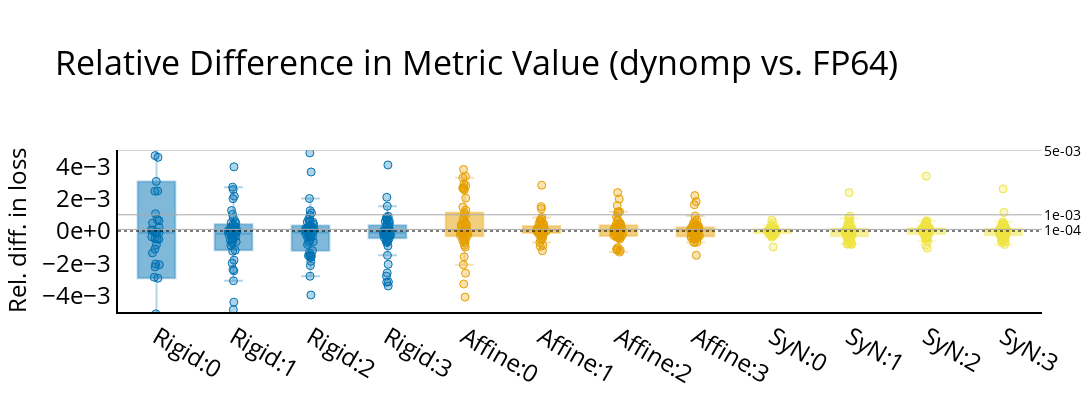

Write notebook code for a chart like this one.
### Code cell
plot_rel_diff(
    df_pivot,
    value_col="diff_fp64_dynomp",
    title="Relative Difference in Metric Value (dynomp vs. FP64)",
    out_file=FIG_DIR / "rel_diff_fp64_dynomp.png",
)

### Figure 1 — Plotly figure (JSON) as saved in the notebook; plotly's stock layout.template omitted (floating-point values rounded to 4 significant figures)
{"data": [{"boxpoints": "all", "marker": {"color": "rgba(0, 114, 178, 0.3)", "line": {"color": "rgba(0, 114, 178, 1)", "width": 1}, "size": 8}, "name": "Rigid:0", "pointpos": 0, "showlegend": false, "type": "box", "y": [0.07776, -0.03752, -0.0003588, -0.005598, -0.002081, -0.0004638, 0.0417, 0.003063, 0.008037, -0.0001167, 0.02177, -0.005114, 0.0002165, -0.0005088, 0.01261, 0.02116, -0.04926, -0.002039, -0.009972, -0.000104, -0.01544, -0.0004987, 0.0004868, 0.0007158, -0.002856, -0.0388, -0.01198, 0.004546, -0.01917, 0.03529, -0.002215, 0.004653, -0.001114, -6.55e-05, -0.0008508, 0.001067, 0.007359, 5.437e-05, 0.01224, 5.536e-05, 0.0006363, -0.01129, 0.002473, -0.03182, -0.002916, 0.02891, -8.495e-05, -0.001354, -0.09151, 0.002453]}, {"boxpoints": "all", "marker": {"color": "rgba(0, 114, 178, 0.3)", "line": {"color": "rgba(0, 114, 178, 1)", "width": 1}, "size": 8}, "name": "Rigid:1", "pointpos": 0, "showlegend": false, "type": "box", "y": [0.008426, -0.003074, -0.0002913, -0.001799, 0.0004108, 0.002708, 2.045e-05, -0.0006659, -0.0336, -6.143e-05, 0.0001916, -0.0007105, -0.00964, -1.176e-05, 3.805e-06, 0.001993, 0.003963, -0.0002966, 0.0004808, -0.0003334, 0.0008149, -8.976e-05, -0.0004946, -0.0002099, -0.001192, -0.03266, -0.000671, -0.0008994, 6.578e-05, 0.0002672, -0.0001407, -7.263e-05, 0.002563, -0.0002131, 0.0005105, -0.004858, -0.001246, 0.001265, -0.000538, 0.0002189, -0.0004188, -0.006435, 0.0001109, 0.001031, 0.0005772, -0.002381, 0.002151, -0.001982, -0.002459, -0.004391]}, {"boxpoints": "all", "marker": {"color": "rgba(0, 114, 178, 0.3)", "line": {"color": "rgba(0, 114, 178, 1)", "width": 1}, "size": 8}, "name": "Rigid:2", "pointpos": 0, "showlegend": false, "type": "box", "y": [0.004818, -0.001359, -1.298e-05, -0.002794, 0.0004164, 0.0007314, 0.0006113, -0.000835, -0.0065, 1.134e-05, 0.00111, -9.219e-05, -0.001876, 3.239e-05, -3.347e-05, -0.001214, 0.000553, -0.0004098, 0.001251, 0.00023, -0.0002751, -0.0003273, 0.0001851, 0.0002268, -0.001622, -0.03073, -0.0007039, -0.0001777, -0.0006, 0.002005, -0.0001834, -4.924e-05, 0.0003362, 0.0001545, 0.0001659, -0.001619, -0.0001028, 0.003643, -0.001516, 0.0005523, -0.0003301, -0.002136, 0.0001473, 0.000958, -0.0003418, -0.0006626, -0.001528, -0.001522, -0.003951, 0.0006018]}, {"boxpoints": "all", "marker": {"color": "rgba(0, 114, 178, 0.3)", "line": {"color": "rgba(0, 114, 178, 1)", "width": 1}, "size": 8}, "name": "Rigid:3", "pointpos": 0, "showlegend": false, "type": "box", "y": [0.0006256, -0.002784, 0.0006836, -0.003162, 0.0004448, 0.002081, 0.0008407, -0.0002439, -0.002589, 1.374e-05, 0.0003543, -0.0001511, -0.001503, -0.0001238, -0.0009219, -0.0006737, 0.004079, -0.00071, 0.001529, 0.000906, 0.0008112, -0.002056, -5.037e-06, 0.0003266, 1.326e-05, 0.005568, -0.0005653, -9.948e-05, -6.637e-06, 0.0005867, -0.0002515, -0.0003424, -0.0002118, 9.269e-05, -0.003393, -0.0002344, -0.000212, -0.0002386, -6.118e-05, 7.8e-05, -0.0002167, -0.0005946, 0.0001385, 0.0006727, -6.582e-05, -0.0004449, -0.0002008, 0.0003002, -0.003143, -0.000418]}, {"boxpoints": "all", "marker": {"color": "rgba(230, 159, 0, 0.3)", "line": {"color": "rgba(230, 159, 0, 1)", "width": 1}, "size": 8}, "name": "Affine:0", "pointpos": 0, "showlegend": false, "type": "box", "y": [0.0009764, -0.0008842, 0.002812, 0.002652, 0.0004046, -2.454e-05, 0.001283, 1.471e-05, -0.0001009, 0.0006284, 0.0001368, 0.0003893, -0.0001979, -0.002087, -4.508e-05, 0.001478, 0.002031, 0.003802, -0.0006102, 0.000251, 0.002542, -0.0003143, -0.0003313, -4.2e-05, 0.001139, 0.0003779, -0.0002204, 0.0007641, -0.0005908, 0.003287, -0.001593, -0.002604, -0.0001485, -0.0009959, 0.0004933, -0.004079, -0.0005511, 4.878e-05, 0.00337, 0.002699, -0.0003713, 0.00259, -8.649e-05, 0.0003738, -0.0007355, -0.0001324, 0.0001371, -0.003271, 0.002895, -5.663e-05]}, {"boxpoints": "all", "marker": {"color": "rgba(230, 159, 0, 0.3)", "line": {"color": "rgba(230, 159, 0, 1)", "width": 1}, "size": 8}, "name": "Affine:1", "pointpos": 0, "showlegend": false, "type": "box", "y": [7.235e-05, -0.0002722, 0.0004608, 0.002827, 0.0008387, -2.797e-05, 0.0001206, -0.0001498, 5.077e-06, -0.0001633, 3.231e-05, 7.22e-05, -0.0002292, 0.001505, -1.247e-05, -6.431e-05, -0.0005404, 0.0005385, 0.000659, 0.0003132, -0.0009011, 0.000736, -1.454e-06, 5.714e-05, 0.0002605, 0.0004478, -0.0007063, -0.0004442, 3.376e-05, -0.0002894, 9.182e-05, -6.612e-05, 0.0001602, -0.0004111, 6.609e-05, 0.0001206, 0.0002764, 7.417e-05, 0.000384, 0.01277, -1.015e-05, 0.001376, 0.000572, 3.177e-05, 0.0002637, 0.0001543, 0.0002847, -0.0009483, -0.001216, -0.0001158]}, {"boxpoints": "all", "marker": {"color": "rgba(230, 159, 0, 0.3)", "line": {"color": "rgba(230, 159, 0, 1)", "width": 1}, "size": 8}, "name": "Affine:2", "pointpos": 0, "showlegend": false, "type": "box", "y": [-7.002e-05, -0.0001819, -0.001301, 0.002371, 0.0008694, -1.234e-05, 0.0006367, 2.419e-05, -0.001195, 0.001131, 0.000194, 0.0002643, -0.000494, 0.0003526, 0.0001035, -0.0003788, -0.0002649, -1.512e-05, 0.001182, 0.000256, -0.001111, -0.0004097, -0.0001268, 6.533e-05, 6.646e-05, -0.0001463, -0.0003112, -0.0003398, 1.227e-05, -0.0001032, 0.0003589, -0.0004156, 0.001186, -0.0003677, -0.001023, 0.0002642, -1.535e-05, 3.087e-05, -0.0001901, 0.001976, -0.0002717, 0.001568, 0.0004156, 0.0004719, 0.0006892, 0.0001691, 0.0002551, -0.001191, 0.0004366, -0.0003488]}, {"boxpoints": "all", "marker": {"color": "rgba(230, 159, 0, 0.3)", "line": {"color": "rgba(230, 159, 0, 1)", "width": 1}, "size": 8}, "name": "Affine:3", "pointpos": 0, "showlegend": false, "type": "box", "y": [8.279e-05, -0.000157, -0.0003075, 0.002186, 0.0005861, 0.0001876, 0.000664, -2.768e-05, -0.0007145, 0.0009193, 0.0001872, 0.0002259, -0.0004141, -0.0006879, -0.0003515, 0.0003659, -0.0004204, 0.0003473, 0.0004915, 0.0002914, -0.001498, -0.0004364, -0.0001278, -4.472e-06, 0.0001439, -3.401e-06, -0.0002784, -0.0003278, -0.0004509, 0.001816, -0.0003428, 0.0002364, -0.0001806, 0.0001217, 0.0003869, 0.0001929, -4.002e-05, 5.914e-05, -0.0006799, -0.0001226, -0.0004257, 0.00162, 0.0002362, 6.467e-05, -0.0001821, 0.0002862, 5.218e-05, -0.0001118, -0.0003905, -0.00048]}, {"boxpoints": "all", "marker": {"color": "rgba(240, 228, 66, 0.3)", "line": {"color": "rgba(240, 228, 66, 1)", "width": 1}, "size": 8}, "name": "SyN:0", "pointpos": 0, "showlegend": false, "type": "box", "y": [-0.0002634, -8.619e-05, -8.989e-05, -0.0002842, 0.0001687, 0.000165, -2.008e-05, 2.775e-06, 0.0005118, 4.154e-05, 3.246e-05, -1.567e-05, -0.0001903, 0.0002073, -5.712e-05, 1.373e-05, -1.24e-05, -0.0002544, -0.0001226, 0.0001961, -0.0009925, -0.0002892, -0.0001625, 3.142e-05, 5.021e-05, 0.0001109, 4.301e-05, 0.0006798, -0.0001035, -0.0001143, -4.175e-05, -0.0002536, -0.0001, -0.0003853, 1.124e-05, 0.0001642, -0.0002668, -8.998e-05, -1.86e-06, 0.0001421, -0.0001602, 0.0002505, 0.0001032, 0.0001342, 0.0003573, 2.575e-06, -0.0001418, 0.0001703, -0.0001517, 2.95e-05]}, {"boxpoints": "all", "marker": {"color": "rgba(240, 228, 66, 0.3)", "line": {"color": "rgba(240, 228, 66, 1)", "width": 1}, "size": 8}, "name": "SyN:1", "pointpos": 0, "showlegend": false, "type": "box", "y": [-0.0001046, 0.0009177, -0.0002577, -0.0001638, -4.459e-05, 0.0004641, -0.0001542, 7.623e-05, -4.294e-05, 0.0005117, 9.258e-05, 0.0003227, -9.069e-05, -0.0007998, -0.0007848, 0.0007887, 0.0004035, 0.0001912, -0.0006876, 3.676e-05, -0.000314, -0.0008164, 9.503e-05, 0.0001621, -1.6e-05, 7.963e-05, -2.651e-05, -0.0001472, -0.0005864, 0.002369, -0.000333, -0.0001025, -0.0005082, 8.774e-05, -7.834e-05, 0.0001473, -0.0003561, -8.252e-05, -0.0008245, -8.348e-05, -0.000237, 0.0006167, -0.0005105, -0.0006933, -0.0004628, 0.000188, 4.778e-05, 0.0003363, -0.0004531, -0.0001379]}, {"boxpoints": "all", "marker": {"color": "rgba(240, 228, 66, 0.3)", "line": {"color": "rgba(240, 228, 66, 1)", "width": 1}, "size": 8}, "name": "SyN:2", "pointpos": 0, "showlegend": false, "type": "box", "y": [-0.0001149, 0.0005633, 3.961e-05, 0.0001124, -0.0004695, 0.0003374, -0.0001991, 9.958e-05, -6.141e-06, 0.0003032, 0.0002987, 0.0001577, 0.0001913, -0.0001473, 9.348e-05, 0.0003348, 0.0004622, 0.0001994, -0.0006335, -0.001058, -0.0002151, -0.0003547, 0.0001151, 0.0001601, 0.0001057, 0.0001444, -0.0001068, 0.0005504, -0.0008823, 0.003385, -0.0004487, 0.0001391, -0.0002116, 0.0001847, 6.826e-05, 0.0001323, -8.998e-05, 1.072e-05, -0.000428, 0.0001172, -8.851e-05, 0.0006352, -0.0004506, -0.000212, -0.0001088, 0.0001883, 0.0002433, 0.0002615, -0.0002579, -7.231e-05]}, {"boxpoints": "all", "marker": {"color": "rgba(240, 228, 66, 0.3)", "line": {"color": "rgba(240, 228, 66, 1)", "width": 1}, "size": 8}, "name": "SyN:3", "pointpos": 0, "showlegend": false, "type": "box", "y": [-5.611e-05, 0.0003785, 4.657e-05, 1.373e-05, -0.0004754, -0.000315, -9.443e-05, -0.0002744, -0.0001371, 7.319e-05, 0.0002353, -0.000164, 0.0001873, -0.0005884, 0.0004265, 0.001143, 0.0003846, 0.0002917, -0.0001422, -0.0008299, -0.0004903, -0.0003399, -3.835e-05, 7.961e-05, 0.0001665, 0.0001461, -0.0001813, 0.0004902, -0.0005409, 0.002601, -5.399e-05, -3.877e-05, -5.284e-05, 4.623e-05, 2.623e-05, 0.000102, 0.0001381, 7.092e-05, -0.0003785, -1.514e-05, -0.0007168, 0.0005659, -0.0006668, -0.0002625, -0.0003498, -1.731e-05, 0.0001453, 0.0001071, -0.000376, 8.508e-05]}], "layout": {"annotations": [{"font": {"color": "black", "size": 14}, "showarrow": false, "text": "5e-03", "x": 1, "xanchor": "left", "xref": "x domain", "y": 0.005, "yanchor": "middle", "yref": "y"}, {"font": {"color": "black", "size": 14}, "showarrow": false, "text": "1e-03", "x": 1, "xanchor": "left", "xref": "x domain", "y": 0.001, "yanchor": "middle", "yref": "y"}, {"font": {"color": "black", "size": 14}, "showarrow": false, "text": "1e-04", "x": 1, "xanchor": "left", "xref": "x domain", "y": 0.0001, "yanchor": "middle", "yref": "y"}], "font": {"color": "black", "size": 24}, "height": 400, "legend": {"orientation": "h", "traceorder": "normal", "x": 0, "xanchor": "left", "y": 1.025, "yanchor": "bottom"}, "margin": {"b": 10, "l": 10, "r": 50, "t": 150}, "plot_bgcolor": "white", "shapes": [{"line": {"color": "darkgray", "dash": "solid", "width": 1}, "type": "line", "x0": 0, "x1": 1, "xref": "x domain", "y0": 0.005, "y1": 0.005, "yref": "y"}, {"line": {"color": "darkgray", "dash": "solid", "width": 1}, "type": "line", "x0": 0, "x1": 1, "xref": "x domain", "y0": 0.001, "y1": 0.001, "yref": "y"}, {"line": {"color": "darkgray", "dash": "solid", "width": 1}, "type": "line", "x0": 0, "x1": 1, "xref": "x domain", "y0": 0.0001, "y1": 0.0001, "yref": "y"}, {"line": {"color": "black", "dash": "dot", "width": 1}, "type": "line", "x0": 0, "x1": 1, "xref": "x domain", "y0": 0, "y1": 0, "yref": "y"}], "showlegend": true, "title": {"text": "Relative Difference in Metric Value (dynomp vs. FP64)"}, "width": 1200, "xaxis": {"linecolor": "black", "linewidth": 2, "showline": true}, "xaxis10": {"linecolor": "black", "linewidth": 2, "showline": true}, "xaxis11": {"linecolor": "black", "linewidth": 2, "showline": true}, "xaxis12": {"linecolor": "black", "linewidth": 2, "showline": true}, "xaxis2": {"linecolor": "black", "linewidth": 2, "showline": true}, "xaxis3": {"linecolor": "black", "linewidth": 2, "showline": true}, "xaxis4": {"linecolor": "black", "linewidth": 2, "showline": true}, "xaxis5": {"linecolor": "black", "linewidth": 2, "showline": true}, "xaxis6": {"linecolor": "black", "linewidth": 2, "showline": true}, "xaxis7": {"linecolor": "black", "linewidth": 2, "showline": true}, "xaxis8": {"linecolor": "black", "linewidth": 2, "showline": true}, "xaxis9": {"linecolor": "black", "linewidth": 2, "showline": true}, "yaxis": {"linecolor": "black", "linewidth": 2, "range": [-0.005, 0.005], "rangemode": "tozero", "showline": true, "tickformat": ".0e", "title": {"font": {"size": 24}, "text": "Rel. diff. in loss"}}, "yaxis10": {"linecolor": "black", "linewidth": 2, "range": [-0.005, 0.005], "rangemode": "tozero", "showline": true, "tickformat": ".0e", "title": {"font": {"size": 24}, "text": "Rel. diff. in loss"}}, "yaxis11": {"linecolor": "black", "linewidth": 2, "range": [-0.005, 0.005], "rangemode": "tozero", "showline": true, "tickformat": ".0e", "title": {"font": {"size": 24}, "text": "Rel. diff. in loss"}}, "yaxis12": {"linecolor": "black", "linewidth": 2, "range": [-0.005, 0.005], "rangemode": "tozero", "showline": true, "tickformat": ".0e", "title": {"font": {"size": 24}, "text": "Rel. diff. in loss"}}, "yaxis2": {"linecolor": "black", "linewidth": 2, "range": [-0.005, 0.005], "rangemode": "tozero", "showline": true, "tickformat": ".0e", "title": {"font": {"size": 24}, "text": "Rel. diff. in loss"}}, "yaxis3": {"linecolor": "black", "linewidth": 2, "range": [-0.005, 0.005], "rangemode": "tozero", "showline": true, "tickformat": ".0e", "title": {"font": {"size": 24}, "text": "Rel. diff. in loss"}}, "yaxis4": {"linecolor": "black", "linewidth": 2, "range": [-0.005, 0.005], "rangemode": "tozero", "showline": true, "tickformat": ".0e", "title": {"font": {"size": 24}, "text": "Rel. diff. in loss"}}, "yaxis5": {"linecolor": "black", "linewidth": 2, "range": [-0.005, 0.005], "rangemode": "tozero", "showline": true, "tickformat": ".0e", "title": {"font": {"size": 24}, "text": "Rel. diff. in loss"}}, "yaxis6": {"linecolor": "black", "linewidth": 2, "range": [-0.005, 0.005], "rangemode": "tozero", "showline": true, "tickformat": ".0e", "title": {"font": {"size": 24}, "text": "Rel. diff. in loss"}}, "yaxis7": {"linecolor": "black", "linewidth": 2, "range": [-0.005, 0.005], "rangemode": "tozero", "showline": true, "tickformat": ".0e", "title": {"font": {"size": 24}, "text": "Rel. diff. in loss"}}, "yaxis8": {"linecolor": "black", "linewidth": 2, "range": [-0.005, 0.005], "rangemode": "tozero", "showline": true, "tickformat": ".0e", "title": {"font": {"size": 24}, "text": "Rel. diff. in loss"}}, "yaxis9": {"linecolor": "black", "linewidth": 2, "range": [-0.005, 0.005], "rangemode": "tozero", "showline": true, "tickformat": ".0e", "title": {"font": {"size": 24}, "text": "Rel. diff. in loss"}}}}
